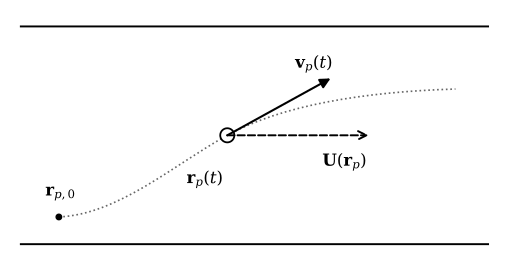

Generate this figure with Python:
"""Build the vector schematic: MPLCONFIGDIR=/tmp/mpl-cache python figs/particle-kinematics.py."""

from pathlib import Path

import matplotlib

matplotlib.use("Agg")
import matplotlib.pyplot as plt
from matplotlib.patches import Circle, FancyArrowPatch, PathPatch
from matplotlib.path import Path as PlotPath


def main():
    plt.rcParams.update({"font.family": "DejaVu Serif", "font.size": 12,
                         "mathtext.fontset": "dejavuserif", "pdf.fonttype": 42})
    fig, ax = plt.subplots(figsize=(5.0, 2.65))
    # All coordinates are illustrative; there are no physical scales or ticks.
    ax.plot([0.2, 8.8], [0.3, 0.3], color="black", lw=1.4)
    ax.plot([0.2, 8.8], [4.3, 4.3], color="black", lw=1.4)
    start, particle = (0.9, 0.8), (4.0, 2.3)
    # The incoming and outgoing Bezier segments share tangent (1, 0.55).
    vertices = [start, (2.0, 0.85), (3.0, 1.75), particle,
                (5.0, 2.85), (6.5, 3.1), (8.2, 3.15)]
    codes = [PlotPath.MOVETO] + [PlotPath.CURVE4] * 6
    ax.add_patch(PathPatch(PlotPath(vertices, codes), fill=False,
                           color="0.4", lw=1.2, ls=":"))
    ax.plot(*start, marker="o", ms=4, color="black")
    ax.text(0.65, 1.18, r"$\mathbf{r}_{p,0}$")
    ax.add_patch(Circle(particle, 0.13, facecolor="white",
                        edgecolor="black", lw=1.3, zorder=4))
    ax.text(3.25, 1.40, r"$\mathbf{r}_p(t)$")
    # Filled solid arrow: particle velocity, exactly tangent at the particle.
    ax.add_patch(FancyArrowPatch(particle, (5.9, 3.345),
                                arrowstyle="-|>", mutation_scale=15,
                                lw=1.5, color="black", shrinkA=0, shrinkB=0,
                                zorder=5))
    ax.text(5.25, 3.52, r"$\mathbf{v}_p(t)$")
    # Open dashed arrow: local downstream fluid velocity, same origin.
    ax.add_patch(FancyArrowPatch(particle, (6.6, 2.3),
                                arrowstyle="->", mutation_scale=15,
                                lw=1.4, linestyle="--", color="black",
                                shrinkA=0, shrinkB=0, zorder=5))
    ax.text(5.75, 1.72, r"$\mathbf{U}(\mathbf{r}_p)$")
    ax.set(xlim=(0, 9), ylim=(0, 4.6), aspect="equal")
    ax.axis("off")
    fig.tight_layout(pad=0.3)
    fig.savefig(Path(__file__).with_suffix(".pdf"), bbox_inches="tight",
                metadata={"Title": "Schematic particle kinematics",
                          "CreationDate": None, "ModDate": None})
    plt.close(fig)


if __name__ == "__main__":
    main()
